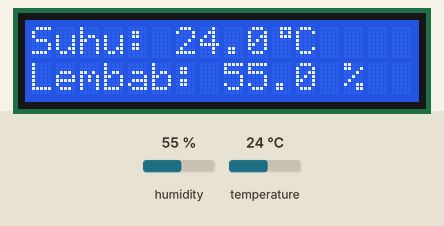
Simulated run of this sketch. Board: Arduino Uno, built with avr-gcc and run on an emulated ATmega328P. On the bench: 16×2 character LCD. Inputs (shaded band) come from the test bench; at power-on: humidity 55 %, temperature 24 °C.

Above: at 3.3 s.
3.4 s: humidity set to 22 %
At 4.8 s:
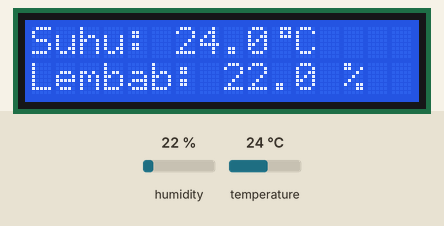
6.1 s: temperature set to 12 °C
At 7.1 s:
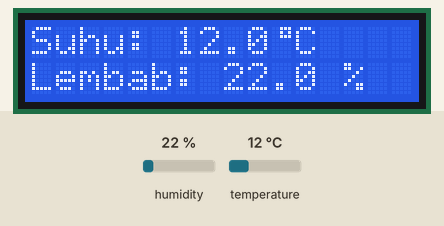
8.8 s: humidity set to 40 %
At 11.5 s:
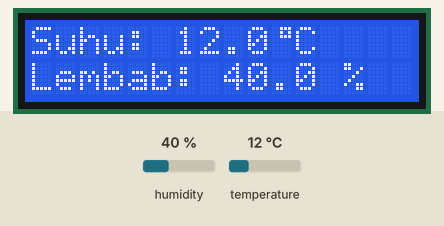
11.8 s: temperature set to 19 °C
At 12.7 s:
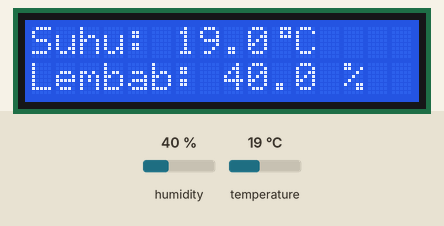
Timing chart, 0 to 14.8 s (numbered marks = the images above; inputs shaded):
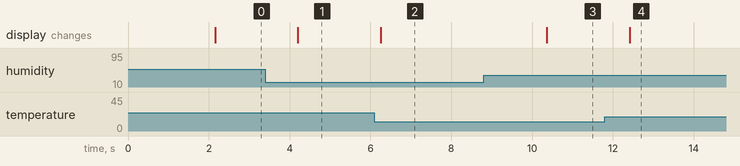

The sketch:

DHT-LCD.ino
```cpp
/*
 * PROJECT: Termometer Digital Ruangan
 * HARDWARE: Arduino Uno + LCD 16x2 I2C + DHT11
 * LOKASI PIN: DHT11 di Pin 2, SDA di A4, SCL di A5
 */

#include <Wire.h>
#include <LiquidCrystal_I2C.h>
#include <DHT.h>

// --- KONFIGURASI SENSOR ---
#define DHTPIN 2          // Pin Data DHT11 dicolok ke Pin 2 digital
#define DHTTYPE DHT11     // Jenis sensor (Ganti ke DHT22 jika pakai yang putih)
DHT dht(DHTPIN, DHTTYPE);

// --- KONFIGURASI LCD ---
// Alamat I2C umumnya 0x27 atau 0x3F
LiquidCrystal_I2C lcd(0x27, 16, 2);

// --- MEMBUAT IKON DERAJAT CUSTOM ---
// Array biner untuk menggambar lingkaran kecil di pojok kiri atas (8x5 pixel)
byte derajatCustom[] = {
  B00111,
  B00101,
  B00111,
  B00000,
  B00000,
  B00000,
  B00000,
  B00000
};

void setup() {
  Serial.begin(9600);

  // 1. Inisialisasi Sensor DHT
  dht.begin();

  // 2. Inisialisasi LCD
  lcd.init();
  lcd.backlight();

  // Mendaftarkan ikon derajat ke memori LCD di ID nomor 0
  lcd.createChar(0, derajatCustom);

  // Menampilkan layar pembuka (Splash Screen)
  lcd.setCursor(0, 0);
  lcd.print("Sistem Sensor");
  lcd.setCursor(0, 1);
  lcd.print("Memuat Data...");

  // PENTING: Beri waktu DHT11 untuk pemanasan (minimal 2 detik)
  delay(2000);
  lcd.clear();
}

void loop() {
  // --- BACA DATA SENSOR ---
  float suhu = dht.readTemperature(); // Baca Celcius
  float kelembaban = dht.readHumidity();  // Baca %

  // --- CEK ERROR (Validasi Data) ---
  if (isnan(suhu) || isnan(kelembaban)) {
    lcd.setCursor(0, 0);
    lcd.print("Error Sensor! ");
    lcd.setCursor(0, 1);
    lcd.print("Cek Kabel Data");
    return; // Berhenti di sini, ulang loop dari awal
  }

  // --- TAMPILKAN KE LCD ---

  // Baris 1: Suhu
  lcd.setCursor(0, 0);
  lcd.print("Suhu: ");
  lcd.print(suhu, 1);       // Tampilkan dengan 1 angka di belakang koma (misal: 28.5)
  lcd.write(0);             // Panggil custom character derajat (ID 0)
  lcd.print("C  ");         // Spasi ekstra untuk menimpa sisa karakter lama

  // Baris 2: Kelembaban
  lcd.setCursor(0, 1);
  lcd.print("Lembab: ");
  lcd.print(kelembaban, 1);
  lcd.print(" %  ");

  // DHT11 sangat lambat, jangan refresh terlalu cepat.
  // Delay 2 detik adalah batas aman agar sensor tidak hang.
  delay(2000);
}
```

Measured:
- after the input at 3.4 s, the display: changes after 0.81 s (image 1)
- after the input at 6.1 s, the display: changes after 0.16 s (image 2)
- after the input at 8.8 s, the display: changes after 1.6 s (image 3)
- after the input at 11.8 s, the display: changes after 0.62 s (image 4)
